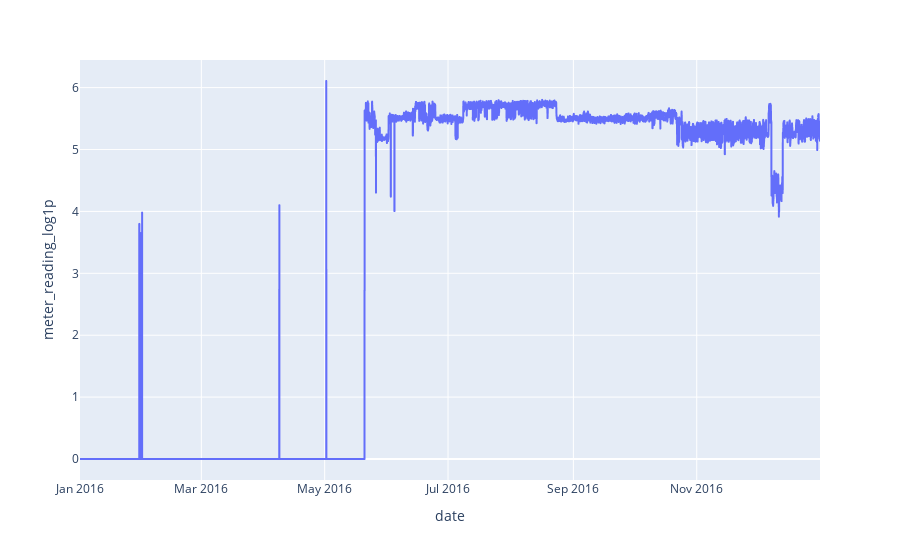

Notebook cell for this chart:
### Code cell
plot_date_usage(train_df, meter=0, building_id=0)
# All electricity meter is 0 until May 20 for site_id == 0, so we are removing this data from the training
# data

### Figure 1 — Plotly figure (JSON) as saved in the notebook; plotly's stock layout.template omitted (floating-point values rounded to 4 significant figures; data arrays with more than 128 entries replaced by an {"elided": "..."} marker saying what was removed)
{"data": [{"hovertemplate": "date=%{x}<br>meter_reading_log1p=%{y}<extra></extra>", "legendgroup": "", "line": {"color": "#636efa", "dash": "solid"}, "marker": {"symbol": "circle"}, "mode": "lines", "name": "", "showlegend": false, "type": "scattergl", "x": {"elided": "8784 str values"}, "xaxis": "x", "y": {"elided": "8784 float values"}, "yaxis": "y"}], "layout": {"legend": {"tracegroupgap": 0}, "margin": {"t": 60}, "xaxis": {"anchor": "y", "domain": [0, 1], "title": {"text": "date"}}, "yaxis": {"anchor": "x", "domain": [0, 1], "title": {"text": "meter_reading_log1p"}}}}
